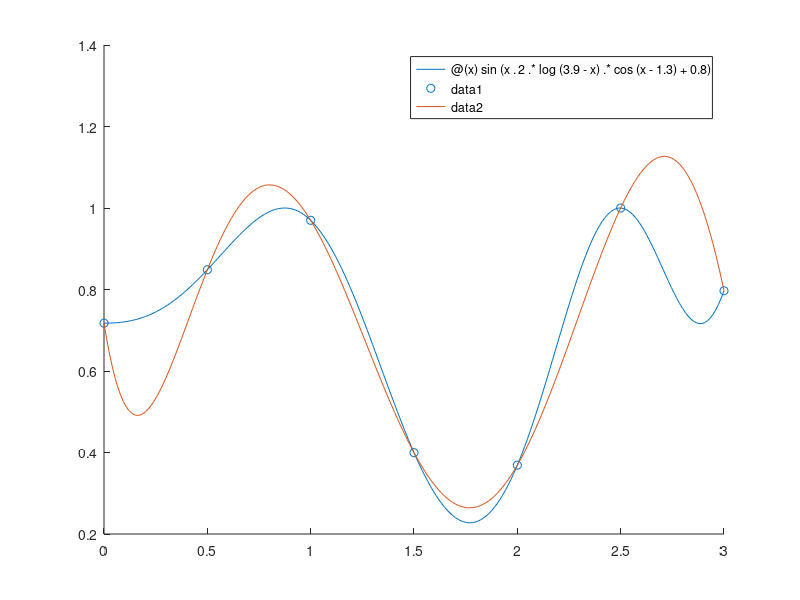

Reproduce this figure in MATLAB.
%% 1
clear all
format long
clf

% Rewritten to the form f(x) = 0
f = @(x) x ^ (2 - sin(3 * x)) / x - 1.7;
a = 1;
b = 2;
epsilon = 1e-12;

fplot(f, [a, b])

error = 1e100;
guess = 0;
while error > epsilon
    c = (a + b) / 2;
    if (f(a) * f(c) < 0)
        b = c;
    else
        a = c;
    end
    error = abs(guess - c);
    guess = c;
end

fprintf("x = %f\n", guess);
fprintf("Control: f(%f) = %f. Should be 0\n", guess, f(guess));


%% 2 a
clear all
format long
clf

f = @(x) sin(x.^2 .* log(3.9 - x) .* cos(x - 1.3) + 0.8);
X = linspace(0, 3, 7);

Y = f(X');

values = vander(X)\Y;

P = @(x) polyval(values, x);

clf
hold on
fplot(f, [0, 3]);
scatter(X, Y);
fplot(P, [0, 3]);
hold off

%% 2 b
clear all
format long

f = @(x) sin(x.^2 .* log(3.9 - x) .* cos(x - 1.3) + 0.8);
a = 0;
b = 3;

N = [5, 50, 500];
for i = 1:size(N, 2)
    n = N(i);
    
    step = (b - a) / n;
    a_ = a;
    b_ = a + step;
    sum = 0;
    for j = 1:n-1
       sum = sum + (b_ - a_) / 6 * (f(a_) + 4 * f((a_ + b_) / 2) + f(b_));
    end
    fprintf("n=%d: %f (should be %f)\n", n, sum, quad(f, a, b));
end

%% 3

A = [1 0 -1; 3 1 4; 0 3 11; -3 5 7];
[Q, R] = qr(A);

%% 4

f = @(x, y) x * y + sin(x * y) - 1;
g = @(x, y) x^2 + (y - 1)^2 - 1;

a = 0;
b = 1;

v = [0.5; 0.5];
epsilon = 1e-10;
iterations = 0;

%% 5
clear all
format long

A = [3 0 1 2; -1 -1 3 4; 0 0 19 2; 5 4 5 2];

% Potens
epsilon = 1e-16;
error = 1e100;
x = [1; 1; 1; 1];
x = x / norm(x);
y = 0;
while error > epsilon
    x_old = x;
    y = A * x;
    x = y / norm(y);
    error = norm(x - x_old);
end

eig = x' * A * x;
fprintf("eig(A) -> %f\n", eig);

